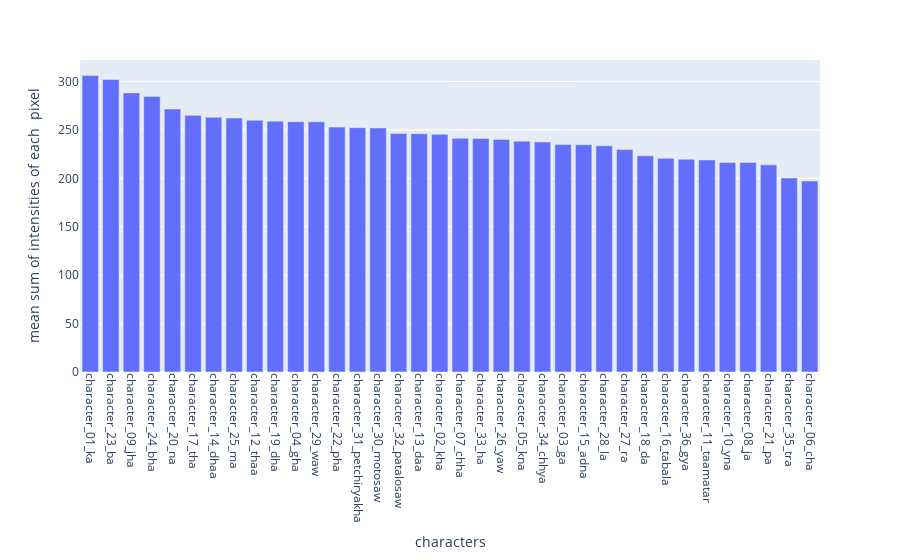

Notebook code for this chart:
### Code cell
fig=px.bar( x=df_label_sorted_n.index, y=df_label_sorted_n.values, labels={'x':"characters", 'y':"mean sum of intensities of each  pixel"})
fig.update_layout(xaxis_tickangle=90)
fig.show()

### Figure 1 — Plotly figure (JSON) as saved in the notebook; plotly's stock layout.template omitted (floating-point values rounded to 4 significant figures)
{"data": [{"alignmentgroup": "True", "hovertemplate": "characters=%{x}<br>mean sum of intensities of each  pixel=%{y}<extra></extra>", "legendgroup": "", "marker": {"color": "#636efa", "pattern": {"shape": ""}}, "name": "", "offsetgroup": "", "orientation": "v", "showlegend": false, "textposition": "auto", "type": "bar", "x": ["character_01_ka", "character_23_ba", "character_09_jha", "character_24_bha", "character_20_na", "character_17_tha", "character_14_dhaa", "character_25_ma", "character_12_thaa", "character_19_dha", "character_04_gha", "character_29_waw", "character_22_pha", "character_31_petchiryakha", "character_30_motosaw", "character_32_patalosaw", "character_13_daa", "character_02_kha", "character_07_chha", "character_33_ha", "character_26_yaw", "character_05_kna", "character_34_chhya", "character_03_ga", "character_15_adna", "character_28_la", "character_27_ra", "character_18_da", "character_16_tabala", "character_36_gya", "character_11_taamatar", "character_10_yna", "character_08_ja", "character_21_pa", "character_35_tra", "character_06_cha"], "xaxis": "x", "y": [306.1, 302.1, 288.3, 284.6, 271.6, 265.1, 263.2, 262.3, 260.0, 259.1, 258.4, 258.4, 253.0, 252.3, 252.0, 246.3, 246.1, 245.4, 241.3, 241.2, 240.1, 238.4, 237.6, 234.9, 234.7, 233.6, 229.7, 223.2, 220.7, 219.8, 219.0, 216.5, 216.4, 213.9, 200.3, 197.2], "yaxis": "y"}], "layout": {"barmode": "relative", "legend": {"tracegroupgap": 0}, "margin": {"t": 60}, "xaxis": {"anchor": "y", "domain": [0, 1], "tickangle": 90, "title": {"text": "characters"}}, "yaxis": {"anchor": "x", "domain": [0, 1], "title": {"text": "mean sum of intensities of each  pixel"}}}}
